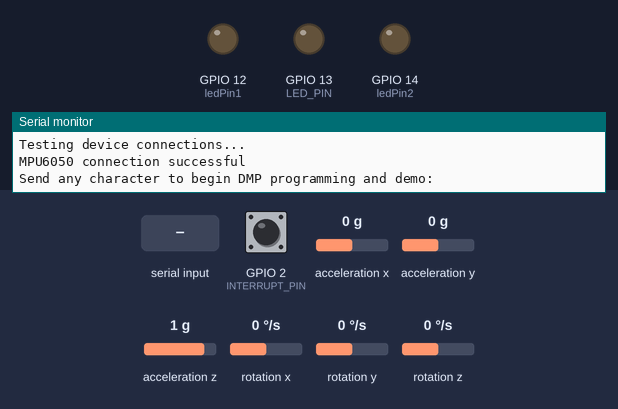
Recording of a sketch running on a simulated ESP32. Parts: output pins drawn as LEDs (lit = HIGH), the last lines printed to the serial monitor. Dashed ring = blinking. The test bench sets the inputs (shaded band); at power-on: rotation z 0 °/s, acceleration y 0 g, acceleration x 0 g, acceleration z 1 g, GPIO 2 (INTERRUPT_PIN) LOW, rotation x 0 °/s, rotation y 0 °/s. The sensor or clock chip raises its interrupt line as the real part does.

Above: at 0.8 s.
0.9 s: "1\n" received over Serial
At 3.2 s:
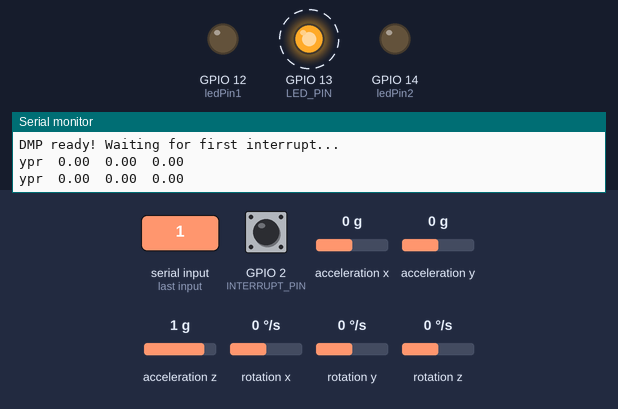
3.9 s: rotation z set to -192 °/s
At 6.8 s:
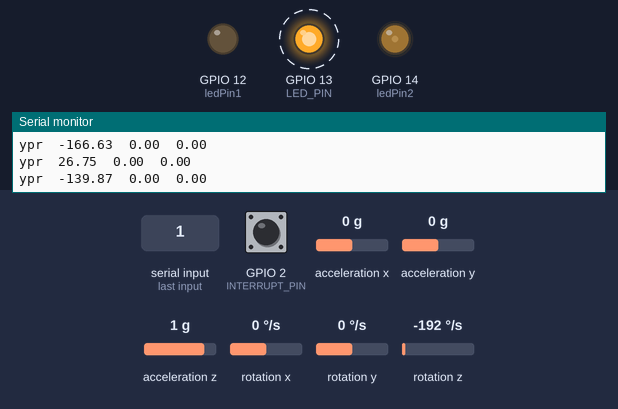
6.9 s: acceleration y set to -1.4 g
9.9 s: acceleration x set to -1.4 g
At 11.3 s:
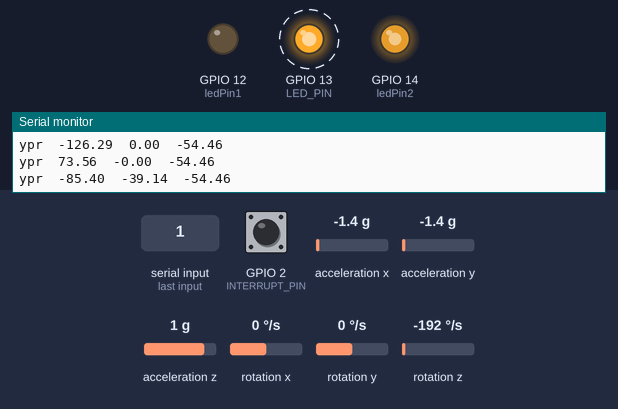
12.9 s: acceleration z set to -1.4 g
At 15.3 s:
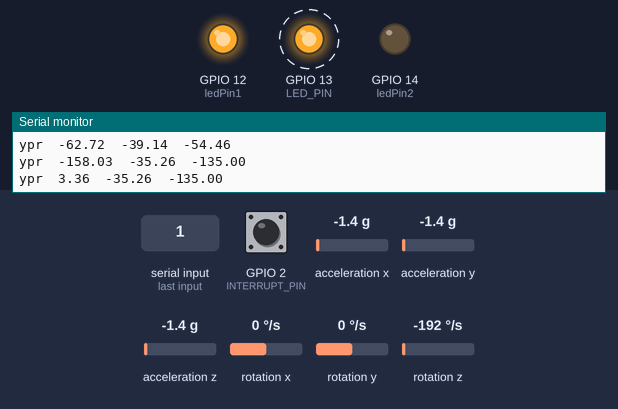
15.9 s: acceleration x set to 0.8 g
Timing chart, 0 to 35.2 s (numbered marks = the images above; inputs shaded):
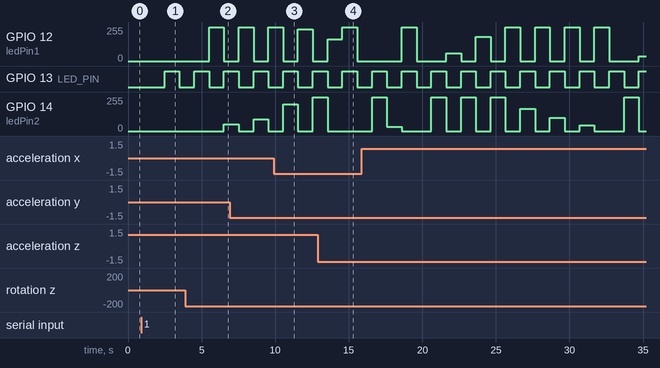

The sketch:

imubalncing.ino
```cpp
#include "I2Cdev.h"

#include "MPU6050_6Axis_MotionApps20.h"
//#include "MPU6050.h" // not necessary if using MotionApps include file

// Arduino Wire library is required if I2Cdev I2CDEV_ARDUINO_WIRE implementation
// is used in I2Cdev.h
#if I2CDEV_IMPLEMENTATION == I2CDEV_ARDUINO_WIRE
    #include "Wire.h"
#endif

MPU6050 mpu;
//MPU6050 mpu(0x69); // <-- use for AD0 high

#define OUTPUT_READABLE_YAWPITCHROLL


#define INTERRUPT_PIN 2  // use pin 2 on Arduino Uno & most boards
#define LED_PIN 13 // (Arduino is 13, Teensy is 11, Teensy++ is 6)
bool blinkState = false;
int ledPin1 = 12;
int ledPin2 = 14;
const int channel = 0;
const int channel2 = 1;
const int freq = 1000;
const int resolution = 8;

// MPU control/status vars
bool dmpReady = false;  // set true if DMP init was successful
uint8_t mpuIntStatus;   // holds actual interrupt status byte from MPU
uint8_t devStatus;      // return status after each device operation (0 = success, !0 = error)
uint16_t packetSize;    // expected DMP packet size (default is 42 bytes)
uint16_t fifoCount;     // count of all bytes currently in FIFO
uint8_t fifoBuffer[64]; // FIFO storage buffer

// orientation/motion vars
Quaternion q;           // [w, x, y, z]         quaternion container
VectorInt16 aa;         // [x, y, z]            accel sensor measurements
VectorInt16 aaReal;     // [x, y, z]            gravity-free accel sensor measurements
VectorInt16 aaWorld;    // [x, y, z]            world-frame accel sensor measurements
VectorFloat gravity;    // [x, y, z]            gravity vector
float euler[3];         // [psi, theta, phi]    Euler angle container
float ypr[3];

// packet structure for InvenSense teapot demo
uint8_t teapotPacket[14] = { '$', 0x02, 0,0, 0,0, 0,0, 0,0, 0x00, 0x00, '\r', '\n' };


// ================================================================
// ===               INTERRUPT DETECTION ROUTINE                ===
// ================================================================

volatile bool mpuInterrupt = false;     // indicates whether MPU interrupt pin has gone high
void dmpDataReady() {
    mpuInterrupt = true;
}


void setup() {

    ledcSetup(channel,freq,resolution);
   ledcAttachPin(ledPin1,channel);
    ledcSetup(channel2,freq,resolution);
   ledcAttachPin(ledPin2,channel2);

    // join I2C bus (I2Cdev library doesn't do this automatically)
    #if I2CDEV_IMPLEMENTATION == I2CDEV_ARDUINO_WIRE
        Wire.begin();
        Wire.setClock(400000); // 400kHz I2C clock. Comment this line if having compilation difficulties
    #elif I2CDEV_IMPLEMENTATION == I2CDEV_BUILTIN_FASTWIRE
        Fastwire::setup(400, true);
    #endif

    // initialize serial communication
    // (115200 chosen because it is required for Teapot Demo output, but it's
    // really up to you depending on your project)
    Serial.begin(9600);
    while (!Serial); // wait for Leonardo enumeration, others continue immediately

    // NOTE: 8MHz or slower host processors, like the Teensy @ 3.3V or Arduino
    // Pro Mini running at 3.3V, cannot handle this baud rate reliably due to
    // the baud timing being too misaligned with processor ticks. You must use
    // 38400 or slower in these cases, or use some kind of external separate
    // crystal solution for the UART timer.

    // initialize device
    Serial.println(F("Initializing I2C devices..."));
    mpu.initialize();
    pinMode(INTERRUPT_PIN, INPUT);

    // verify connection
    Serial.println(F("Testing device connections..."));
    Serial.println(mpu.testConnection() ? F("MPU6050 connection successful") : F("MPU6050 connection failed"));

    // wait for ready
    Serial.println(F("\nSend any character to begin DMP programming and demo: "));
    while (Serial.available() && Serial.read()); // empty buffer
    while (!Serial.available());                 // wait for data
    while (Serial.available() && Serial.read()); // empty buffer again

    // load and configure the DMP
    Serial.println(F("Initializing DMP..."));
    devStatus = mpu.dmpInitialize();

    // supply your own gyro offsets here, scaled for min sensitivity
    mpu.setXGyroOffset(85);
    mpu.setYGyroOffset(85);
    mpu.setZGyroOffset(14);
    mpu.setZAccelOffset(3610); // 1688 factory default for my test chip

    // make sure it worked (returns 0 if so)
    if (devStatus == 0) {
        // Calibration Time: generate offsets and calibrate our MPU6050
        mpu.CalibrateAccel(6);
        mpu.CalibrateGyro(6);
        mpu.PrintActiveOffsets();
        // turn on the DMP, now that it's ready
        Serial.println(F("Enabling DMP..."));
        mpu.setDMPEnabled(true);

        // enable Arduino interrupt detection
        Serial.print(F("Enabling interrupt detection (Arduino external interrupt "));
        Serial.print(digitalPinToInterrupt(INTERRUPT_PIN));
        Serial.println(F(")..."));
        attachInterrupt(digitalPinToInterrupt(INTERRUPT_PIN), dmpDataReady, RISING);
        mpuIntStatus = mpu.getIntStatus();

        // set our DMP Ready flag so the main loop() function knows it's okay to use it
        Serial.println(F("DMP ready! Waiting for first interrupt..."));
        dmpReady = true;

        // get expected DMP packet size for later comparison
        packetSize = mpu.dmpGetFIFOPacketSize();
    } else {
        // ERROR!
        // 1 = initial memory load failed
        // 2 = DMP configuration updates failed
        // (if it's going to break, usually the code will be 1)
        Serial.print(F("DMP Initialization failed (code "));
        Serial.print(devStatus);
        Serial.println(F(")"));
    }

    // configure LED for output
    pinMode(LED_PIN, OUTPUT);
}


void loop() {
    // if programming failed, don't try to do anything
    if (!dmpReady) return;
    // read a packet from FIFO
    if (mpu.dmpGetCurrentFIFOPacket(fifoBuffer)) { // Get the Latest packet
        #ifdef OUTPUT_READABLE_QUATERNION
            // display quaternion values in easy matrix form: w x y z
            mpu.dmpGetQuaternion(&q, fifoBuffer);
            Serial.print("quat\t");
            Serial.print(q.w);
            Serial.print("\t");
            Serial.print(q.x);
            Serial.print("\t");
            Serial.print(q.y);
            Serial.print("\t");
            Serial.println(q.z);
        #endif

        #ifdef OUTPUT_READABLE_EULER
            // display Euler angles in degrees
            mpu.dmpGetQuaternion(&q, fifoBuffer);
            mpu.dmpGetEuler(euler, &q);
            Serial.print("euler\t");
            Serial.print(euler[0] * 180/M_PI);
            Serial.print("\t");
            Serial.print(euler[1] * 180/M_PI);
            Serial.print("\t");
            Serial.println(euler[2] * 180/M_PI);
        #endif

        #ifdef OUTPUT_READABLE_YAWPITCHROLL
            // display Euler angles in degrees
            mpu.dmpGetQuaternion(&q, fifoBuffer);
            mpu.dmpGetGravity(&gravity, &q);
            mpu.dmpGetYawPitchRoll(ypr, &q, &gravity);
            Serial.print("ypr\t");
            Serial.print(ypr[0] * 180/M_PI);
            Serial.print("\t");
            Serial.print(ypr[1] * 180/M_PI);
            Serial.print("\t");
            Serial.println(ypr[2] * 180/M_PI);
            delay(1000);
        #endif

        #ifdef OUTPUT_READABLE_REALACCEL
            // display real acceleration, adjusted to remove gravity
            mpu.dmpGetQuaternion(&q, fifoBuffer);
            mpu.dmpGetAccel(&aa, fifoBuffer);
            mpu.dmpGetGravity(&gravity, &q);
            mpu.dmpGetLinearAccel(&aaReal, &aa, &gravity);
            Serial.print("areal\t");
            Serial.print(aaReal.x);
            Serial.print("\t");
            Serial.print(aaReal.y);
            Serial.print("\t");
            Serial.println(aaReal.z);
        #endif

        #ifdef OUTPUT_READABLE_WORLDACCEL
            // display initial world-frame acceleration, adjusted to remove gravity
            // and rotated based on known orientation from quaternion
            mpu.dmpGetQuaternion(&q, fifoBuffer);
            mpu.dmpGetAccel(&aa, fifoBuffer);
            mpu.dmpGetGravity(&gravity, &q);
            mpu.dmpGetLinearAccel(&aaReal, &aa, &gravity);
            mpu.dmpGetLinearAccelInWorld(&aaWorld, &aaReal, &q);
            Serial.print("aworld\t");
            Serial.print(aaWorld.x);
            Serial.print("\t");
            Serial.print(aaWorld.y);
            Serial.print("\t");
            Serial.println(aaWorld.z);
        #endif

        #ifdef OUTPUT_TEAPOT
            // display quaternion values in InvenSense Teapot demo format:
            teapotPacket[2] = fifoBuffer[0];
            teapotPacket[3] = fifoBuffer[1];
            teapotPacket[4] = fifoBuffer[4];
            teapotPacket[5] = fifoBuffer[5];
            teapotPacket[6] = fifoBuffer[8];
            teapotPacket[7] = fifoBuffer[9];
            teapotPacket[8] = fifoBuffer[12];
            teapotPacket[9] = fifoBuffer[13];
            Serial.write(teapotPacket, 14);
            teapotPacket[11]++; // packetCount, loops at 0xFF on purpose
        #endif

        // blink LED to indicate activity
        blinkState = !blinkState;
        digitalWrite(LED_PIN, blinkState);
    }


  float yaw = ypr[0] * 180/M_PI;

 int brightness = 0;
  int brightness2 = 0;


  if (yaw <= -90) {
      brightness = 255;
      brightness2 = 0;
  } else if (yaw > -90 && yaw < -10) {
      brightness = map(yaw, -90, -10, 255, 0);
      brightness2 = 0;
  } else if (yaw > -10 && yaw < 10) {
      brightness = 0;
      brightness2 = 0;
  } else if (yaw > 10 && yaw < 90) {
      brightness = 0;
      brightness2 = map(yaw, 10, 90, 0,255);
  } else if (yaw > 90 ) {
      brightness = 0;
      brightness2 = 255;
  }

  ledcWrite(channel, brightness);
  ledcWrite(channel2, brightness2);

}
```

Measured:
- after the input at 0.9 s, GPIO 13 (LED_PIN): LOW → HIGH after 1.6 s, → LOW 1.0 s later
- after the input at 3.9 s, GPIO 12 (ledPin1): 0/255 → 255/255 after 1.6 s, → 0/255 1.0 s later; GPIO 14 (ledPin2): 0/255 → 51/255 after 2.6 s
- after the input at 12.9 s, GPIO 14 (ledPin2): goes on until 13.6 s, then stays 0/255
